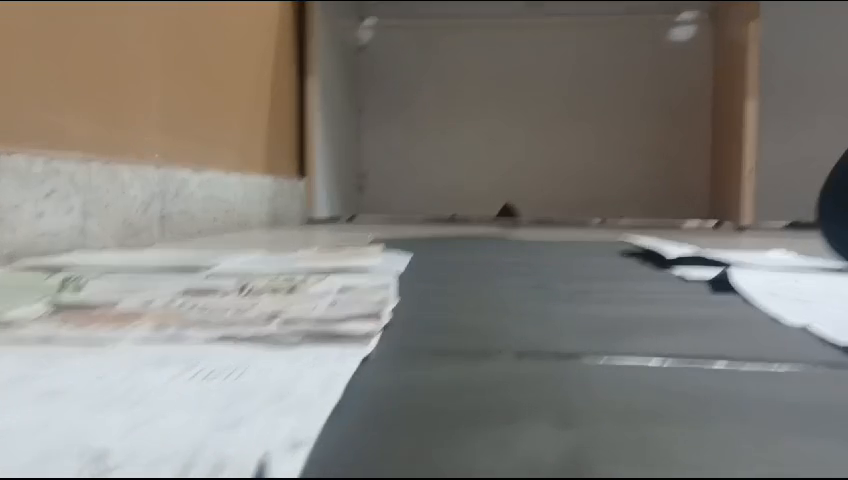
#> input picture frame 56 of Video/track_vdo_1.mp4, 848 x 480 px
$ python lane_from_video.py
#> lines starting #> are read from the running program, lines starting #| are printed output that depends on the picture; after the words box and inside, x2 and y2 are one past the last pixel; in counts of white or black regions, pixels touching at a corner belong together
# [371 lines of commented-out code are left out]
import cv2
import numpy as np
import RPi.GPIO as GPIO
import time

# Set up GPIO for servo control
GPIO.setmode(GPIO.BOARD)
GPIO.setup(11, GPIO.OUT)
servo1 = GPIO.PWM(11, 50)  # Pin 11 for servo1, pulse 50Hz

# Start PWM running, with value of 0 (pulse off)
servo1.start(0)

# Function to smoothly set servo to the specified angle
def set_servo_angle(angle):
    duty_cycle = 2 + (angle / 18)  # Map angle 0-180 to duty cycle 2-12
    servo1.ChangeDutyCycle(duty_cycle)
    time.sleep(0.5)  # Wait for servo to reach position
    servo1.ChangeDutyCycle(0)  # Turn off pulse to hold position

# Step 1: Color threshold to detect black or grey regions on the road
def threshold_image(img):
    imgHsv = cv2.cvtColor(img, cv2.COLOR_BGR2HSV)

    lower_black = np.array([0, 0, 0], dtype=np.uint8)  # Low S and low V for black
    upper_black = np.array([179, 255, 50], dtype=np.uint8)  # Low V for black

    lower_grey = np.array([0, 0, 50], dtype=np.uint8)  # Grey (low saturation, medium brightness)
    upper_grey = np.array([179, 50, 200], dtype=np.uint8)  # Allow grey shades

    mask_black = cv2.inRange(imgHsv, lower_black, upper_black)
    mask_grey = cv2.inRange(imgHsv, lower_grey, upper_grey)

    mask = cv2.bitwise_or(mask_black, mask_grey)
    return mask

# Step 2: Define a region of interest (ROI) to focus on lanes
def region_of_interest(img, points):
    mask = np.zeros_like(img)
    cv2.fillPoly(mask, [np.array(points, dtype=np.int32)], 255)
    masked_image = cv2.bitwise_and(img, mask)
    return masked_image

# Step 3: Draw points for visualization
def draw_points(img, points):
    for x in range(4):
        cv2.circle(img, (int(points[x][0]), int(points[x][1])), 10, (0, 255, 0), cv2.FILLED)
    return img

# Trackbar initialization
def initialize_trackbars(initialTracbarVals, wT=480, hT=240):
    cv2.namedWindow("Trackbars")
    cv2.resizeWindow("Trackbars", 360, 240)
    cv2.createTrackbar("Width Top", "Trackbars", initialTracbarVals[0], wT//2, lambda x: None)
    cv2.createTrackbar("Height Top", "Trackbars", initialTracbarVals[1], hT, lambda x: None)
    cv2.createTrackbar("Width Bottom", "Trackbars", initialTracbarVals[2], wT//2, lambda x: None)
    cv2.createTrackbar("Height Bottom", "Trackbars", initialTracbarVals[3], hT, lambda x: None)

# Read values from trackbars
def val_trackbars(wT=480, hT=240):
    widthTop = cv2.getTrackbarPos("Width Top", "Trackbars")
    heightTop = cv2.getTrackbarPos("Height Top", "Trackbars")
    widthBottom = cv2.getTrackbarPos("Width Bottom", "Trackbars")
    heightBottom = cv2.getTrackbarPos("Height Bottom", "Trackbars")
    points = np.float32([  # The coordinates for the region of interest
        (widthTop, heightTop),
        (wT - widthTop, heightTop),
        (widthBottom, heightBottom),
        (wT - widthBottom, heightBottom)
    ])
    return points

# Step 5: Warp image to get a bird’s-eye view
def warp_image(img, points, w, h):
    pts1 = np.float32(points)
    pts2 = np.float32([[0, 0], [w, 0], [0, h], [w, h]])
    matrix = cv2.getPerspectiveTransform(pts1, pts2)
    imgWarp = cv2.warpPerspective(img, matrix, (w, h))
    return imgWarp

# Get histogram for base points
def getHistogram(img, minPer=0.2, display=False):
    histValues = np.sum(img, axis=0)  # Sum pixel values along columns
    maxValue = np.max(histValues)
    minValue = minPer * maxValue
    indexArray = np.where(histValues <= minValue)
    basePoint = int(np.average(indexArray))  # Calculate base point as average of indices where values are lower than minValue

    if display:
        imgHist = np.zeros((img.shape[0], img.shape[1], 3), np.uint8)
        for x, intensity in enumerate(histValues):
            cv2.line(imgHist, (x, img.shape[0]), (x, img.shape[0] - intensity // 255), (37, 150, 190), 1)
            middle_x = img.shape[1] // 2  # Middle of the histogram width
            cv2.line(imgHist, (middle_x, 0), (middle_x, img.shape[0]), (0, 0, 255), 2)  # Red line

        return basePoint, imgHist
    return basePoint

# Main function to preprocess and detect lanes
def get_lane_curve(img):
    imgThres = threshold_image(img)
    # cv2.imshow('Thresholded Image', imgThres)  # Show thresholded image---

    # Get region of interest
    h, w, c = img.shape
    points = val_trackbars()
    imgROI = region_of_interest(imgThres, points)
    cv2.imshow('Region of Interest', imgROI)

    # Apply perspective warp
    imgWarp = warp_image(imgROI, points, w, h)
    imgWarpPoints = draw_points(img, points)
    # cv2.imshow('Warped Image', imgWarp)
    cv2.imshow('Warp Points', imgWarpPoints)

    ## Step 3: Show histogram
    basePoints, imgHist = getHistogram(imgWarp, display=True)
    cv2.imshow('Histogram', imgHist)

    # Get the middle of the frame and histogram
    middle_frame = img.shape[1] // 2  # Middle point of the frame (x-coordinate)
    middle_histogram = basePoints  # Middle of the histogram is represented by the basePoint

    # Calculate the difference between the middle of the frame and the middle of the histogram
    difference = middle_frame - middle_histogram
    turnDirection = ""


     # Visualize turn direction based on the difference
    if abs(difference) < 60:
        turnDirection = "Straight"
        # Visualize straight direction
        cv2.putText(imgHist, turnDirection, (w // 2 - 80, 120), cv2.FONT_HERSHEY_SIMPLEX, 1, (255, 255, 0), 2, cv2.LINE_AA)
        print("Go Straight")
        set_servo_angle(24)  # Set servo to 24 degrees for straight
    elif difference > 60:
        turnDirection = "Turn Left"
        # Visualize turn direction
        cv2.putText(imgHist, turnDirection, (w // 2 - 80, 120), cv2.FONT_HERSHEY_SIMPLEX, 1, (0, 255, 255), 2, cv2.LINE_AA)
        print("Turn Left")
        set_servo_angle(1)  # Set servo to 1 degree for left turn
    elif difference < -60:
        turnDirection = "Turn Right"
        # Visualize turn direction
        cv2.putText(imgHist, turnDirection, (w // 2 - 80, 120), cv2.FONT_HERSHEY_SIMPLEX, 1, (0, 0, 255), 2, cv2.LINE_AA)
        print("Turn Right")
        set_servo_angle(45)  # Set servo to 45 degrees for right turn

    return imgHist

if __name__ == '__main__':
    cap = cv2.VideoCapture('./video/track_vdo_1.mp4')  # Ensure path is correct
    initialTracbarVals = [162, 103, 33, 226]
    initialize_trackbars(initialTracbarVals)

    while cap.isOpened():
        success, img = cap.read()
#> img is the input picture: shape (480, 848, 3); mean B, G, R 121.6, 127.3, 130.5
        if not success:
            break

        img = cv2.resize(img, (480, 240))
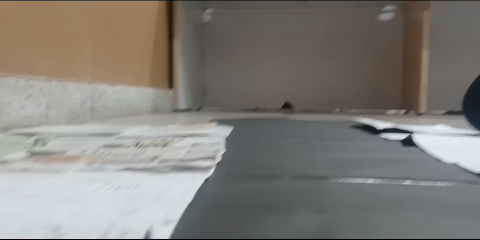
#> img: shape (240, 480, 3); mean B, G, R 121.6, 127.3, 130.5
        lane_image = get_lane_curve(img)
#> in threshold_image, `imgHsv = cv2.cvtColor(img, cv2.COLOR_BGR2HSV)`: imgHsv: shape (240, 480, 3); mean H, S, V 50.8, 33.8, 134.4
#> in threshold_image, `mask_black = cv2.inRange(imgHsv, lower_black, upper_black)`:
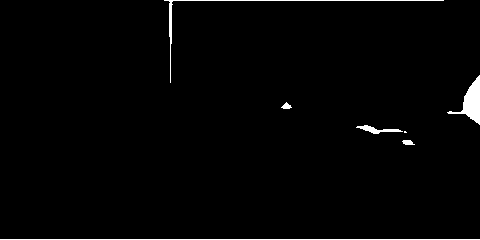
#> mask_black: shape (240, 480); 1.6% white; 7 white regions (1 under 20 px), largest, box (x1, y1, x2, y2) and area: (447, 75, 480, 125) 604, (0, 239, 480, 240) 480, (164, 0, 444, 83) 442, (356, 125, 403, 134) 166, (402, 140, 415, 145) 48, (281, 102, 292, 109) 44
#> in threshold_image, `mask_grey = cv2.inRange(imgHsv, lower_grey, upper_grey)`:
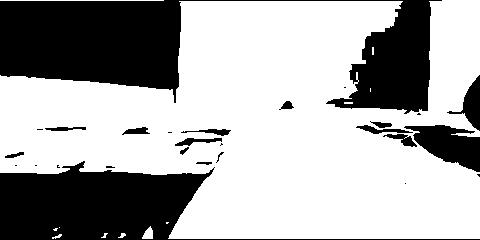
#> mask_grey: shape (240, 480); 66.6% white; 27 black regions (11 under 20 px), largest, box (x1, y1, x2, y2) and area: (0, 0, 442, 114) 21654, (0, 161, 480, 240) 12794, (404, 125, 480, 172) 2027
#> in threshold_image, `mask = cv2.bitwise_or(mask_black, mask_grey)`: mask: shape (240, 480); 68.2% white; 32 black regions (16 under 20 px), largest, box (x1, y1, x2, y2) and area: (0, 1, 181, 103) 14457, (0, 161, 215, 239) 12313, (326, 1, 431, 114) 6757
#> in region_of_interest, `cv2.fillPoly(mask, [np.array(points, dtype=np.int32)], 255)`:
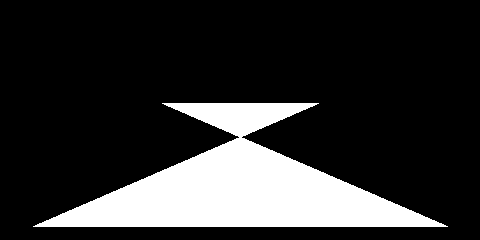
#> mask: shape (240, 480); 18.8% white; 1 white region, box (x1, y1, x2, y2) and area: (33, 103, 448, 227) 21686
#> in region_of_interest, `masked_image = cv2.bitwise_and(img, mask)`:
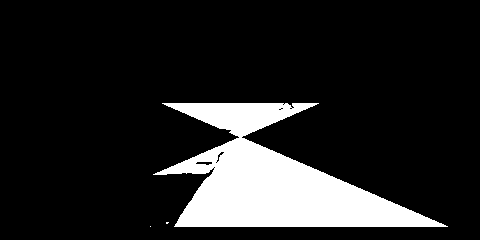
#> masked_image: shape (240, 480); 14.2% white; 3 white regions (2 under 20 px), largest, box (x1, y1, x2, y2) and area: (153, 103, 448, 227) 16376
#> in warp_image, `imgWarp = cv2.warpPerspective(img, matrix, (w, h))`:
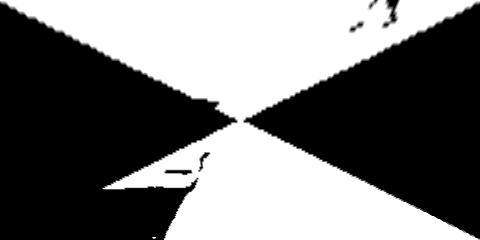
#> imgWarp: shape (240, 480); min 0, max 255, mean 114.5
#> in getHistogram, `histValues = np.sum(img, axis=0)`: histValues = 480 values, max 61200 at index 238, min 567 at index 0, mean 27471.9
#> in getHistogram, `maxValue = np.max(histValues)`: maxValue = 61200
#> in getHistogram, `minValue = minPer * maxValue`: minValue = 12240
#> in getHistogram, `basePoint = int(np.average(indexArray))`: basePoint = 180
#> the loop in getHistogram, `for x, intensity in enumerate(histValues):` made 480 passes
#> intensity on passes 1 to 3: 567, 710, 777
#> after the loop in getHistogram, `for x, intensity in enumerate(histValues):`:
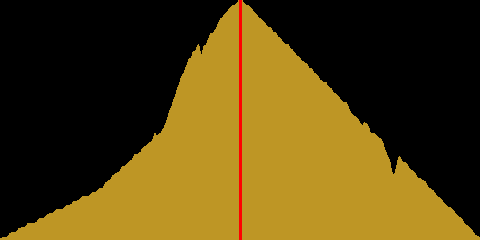
#> imgHist: shape (240, 480, 3); mean of channels 0, 1, 2 16.3, 66.1, 85.3; drawn as B, G, R
#> in get_lane_curve, `difference = middle_frame - middle_histogram`: difference = 60
        cv2.imshow('Processed Video', lane_image)

        # Press 'q' to exit the loop
        if cv2.waitKey(1) & 0xFF == ord('q'):
#> (key q is pressed here)
            break

    cap.release()
    cv2.destroyAllWindows()

$ run again, starting later in the video
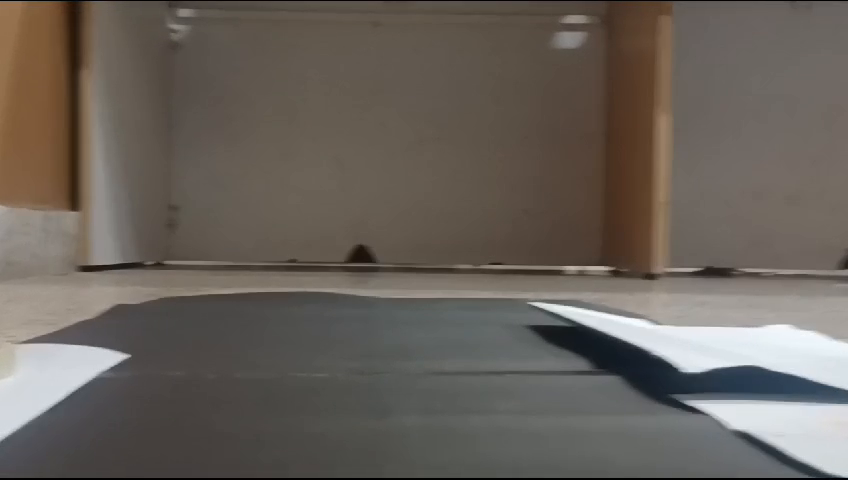
#> input picture frame 253 of Video/track_vdo_1.mp4, 848 x 480 px
#> img is the input picture: shape (480, 848, 3); mean B, G, R 90.5, 97.4, 104.3
#> imgHsv: shape (240, 480, 3); mean H, S, V 31.9, 44.4, 106
#> in threshold_image, `mask_black = cv2.inRange(imgHsv, lower_black, upper_black)`:
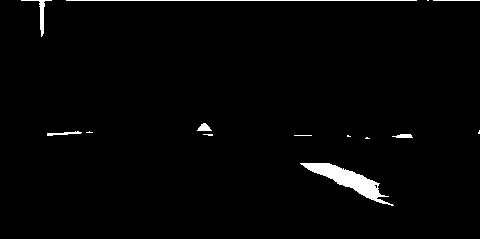
#> mask_black: shape (240, 480); 2.2% white; 15 white regions (7 under 20 px), largest, box (x1, y1, x2, y2) and area: (300, 163, 394, 206) 1198, (0, 239, 480, 240) 480, (66, 0, 417, 1) 351
#> mask_grey: shape (240, 480); 64.5% white; 33 black regions (22 under 20 px), largest, box (x1, y1, x2, y2) and area: (0, 0, 417, 140) 30905, (300, 151, 480, 238) 7095, (0, 172, 71, 219) 1643
#> masked_image: shape (240, 480); 16.6% white; 5 white regions (2 under 20 px), largest, box (x1, y1, x2, y2) and area: (33, 137, 448, 227) 18818, (162, 103, 222, 116) 312, (202, 119, 213, 126) 29
#> histValues = 480 values, max 31238 at index 240, min 219 at index 479, mean 17665.1
#> maxValue = 31238
#> minValue = 6247.6
#> basePoint = 317
#> the loop in getHistogram, `for x, intensity in enumerate(histValues):` made 480 passes
#> intensity on passes 1 to 3: 635, 929, 1035
#> difference = -77
#> in get_lane_curve, `cv2.putText(imgHist, turnDirection, (w // 2 - 80, 120), cv2.FONT_HERSH..`:
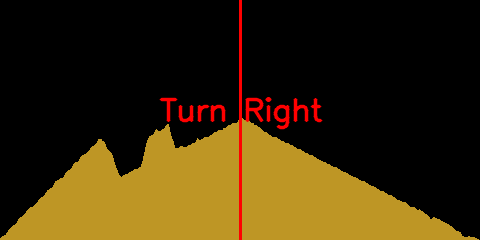
#> imgHist: shape (240, 480, 3); mean of channels 0, 1, 2 10.5, 42.5, 58.3; drawn as B, G, R

$ run again, starting later in the video
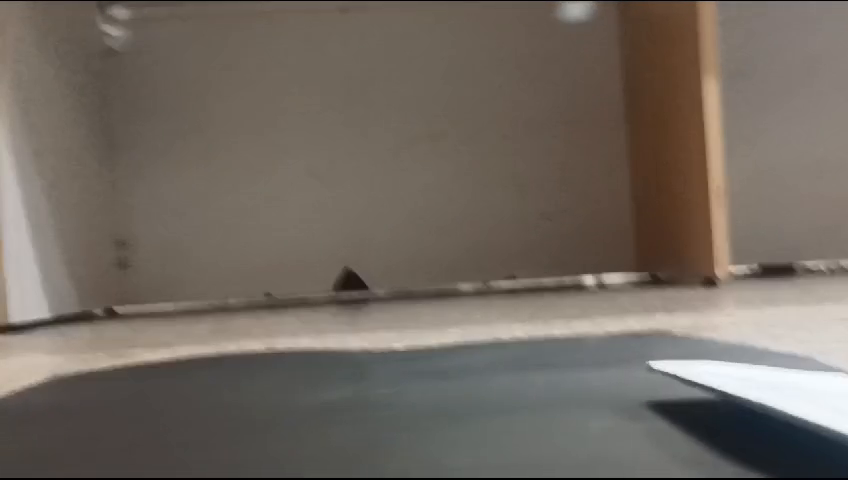
#> input picture frame 450 of Video/track_vdo_1.mp4, 848 x 480 px
#> img is the input picture: shape (480, 848, 3); mean B, G, R 96.6, 104.8, 113.3
#> imgHsv: shape (240, 480, 3); mean H, S, V 26.3, 45.8, 114.4
#> in threshold_image, `mask_black = cv2.inRange(imgHsv, lower_black, upper_black)`:
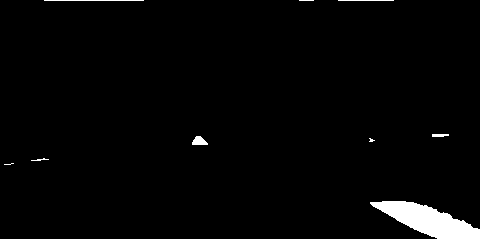
#> mask_black: shape (240, 480); 2.6% white; 9 white regions (3 under 20 px), largest, box (x1, y1, x2, y2) and area: (0, 201, 480, 240) 2647, (192, 136, 208, 145) 102, (44, 0, 144, 1) 100, (338, 0, 394, 1) 56, (432, 134, 449, 137) 46, (31, 158, 49, 161) 24
#> mask_grey: shape (240, 480); 68.2% white; 76 black regions (47 under 20 px), largest, box (x1, y1, x2, y2) and area: (84, 0, 420, 151) 23510, (27, 84, 209, 163) 3074, (0, 200, 480, 240) 2999
#> masked_image: shape (240, 480); 17.4% white; 2 white regions, box (x1, y1, x2, y2) and area: (33, 139, 448, 227) 18467, (162, 103, 263, 132) 1552
#> histValues = 480 values, max 51215 at index 210, min 219 at index 479, mean 23839.3
#> maxValue = 51215
#> minValue = 10243
#> basePoint = 303
#> the loop in getHistogram, `for x, intensity in enumerate(histValues):` made 480 passes
#> intensity on passes 1 to 3: 635, 929, 1035
#> difference = -63
#> in get_lane_curve, `cv2.putText(imgHist, turnDirection, (w // 2 - 80, 120), cv2.FONT_HERSH..`:
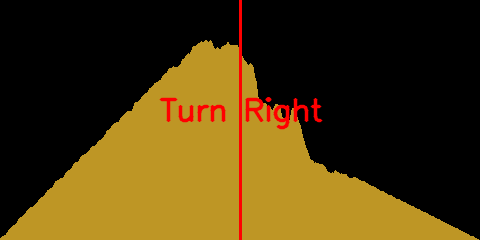
#> imgHist: shape (240, 480, 3); mean of channels 0, 1, 2 13.9, 56.2, 75.6; drawn as B, G, R
